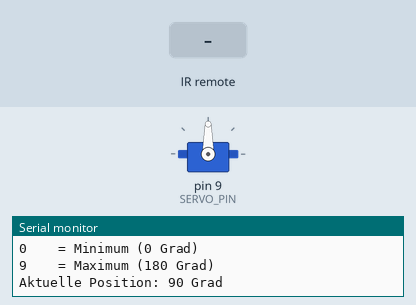
Recording of a sketch running on a simulated Arduino Uno, built with avr-gcc and run on an emulated ATmega328P. Shown: servo, the last lines printed to the serial monitor. The test bench sets the inputs (shaded band).

Above: at 1.3 s.
1.4 s: infrared code 0xE0 received
At 2.3 s:
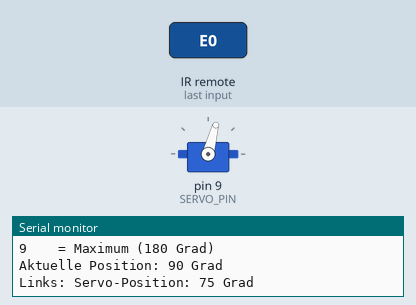
2.9 s: infrared code 0x68 received
At 3.5 s:
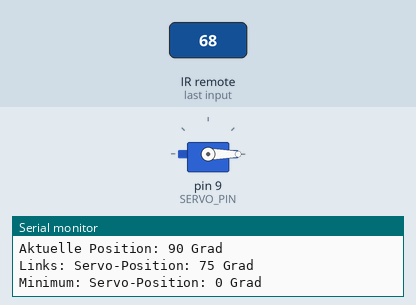
4.4 s: infrared code 0x52 received
At 5.6 s:
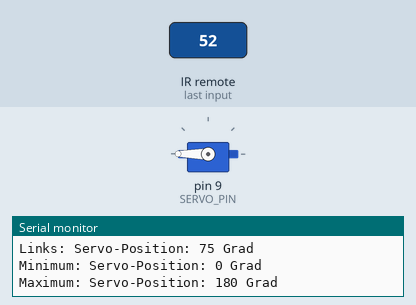
5.9 s: infrared code 0xE0 received
At 6.9 s:
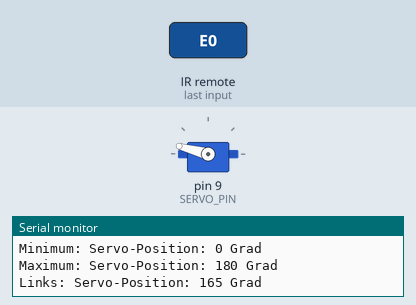
Timing chart, 0 to 8.4 s (numbered marks = the images above; inputs shaded):
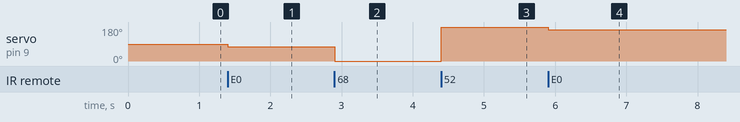

The sketch:

challenge4_servo.ino
```cpp
// I08 Challenge 4: Servo mit IR-Fernbedienung steuern
// PREV/NEXT Tasten bewegen den Servo links/rechts

#include <IRremote.h>
#include <Servo.h>

// IR-Empfaenger an Pin 7
#define IR_PIN 7

// Servo an PWM-faehigem Pin 9
#define SERVO_PIN 9

// Servo-Objekt erstellen
Servo servo;

// Aktuelle Servo-Position (0-180 Grad)
int position = 90;  // Mittelstellung

// Schrittweite fuer Bewegung
#define SCHRITT 15

// IR-Tasten-Codes (Wokwi Fernbedienung, NEC-Protokoll)
#define KEY_PREV  0xE0   // Links drehen
#define KEY_NEXT  0x90   // Rechts drehen
#define KEY_PLAY  0xA8   // Mitte (90 Grad)
#define KEY_0     0x68   // Minimum (0 Grad)
#define KEY_9     0x52   // Maximum (180 Grad)

void setup() {
    Serial.begin(9600);

    // Servo initialisieren
    servo.attach(SERVO_PIN);

    // IR-Empfaenger initialisieren
    IrReceiver.begin(IR_PIN, ENABLE_LED_FEEDBACK);

    // Servo in Mittelstellung bringen
    servo.write(position);

    Serial.println("I08 Challenge 4: Servo-Steuerung");
    Serial.println("--------------------------------");
    Serial.println("PREV = Links drehen");
    Serial.println("NEXT = Rechts drehen");
    Serial.println("PLAY = Mitte (90 Grad)");
    Serial.println("0    = Minimum (0 Grad)");
    Serial.println("9    = Maximum (180 Grad)");
    Serial.println();
    Serial.print("Aktuelle Position: ");
    Serial.print(position);
    Serial.println(" Grad");
}

void bewegeServo(int neuePosition) {
    // Grenzen pruefen
    if (neuePosition < 0) neuePosition = 0;
    if (neuePosition > 180) neuePosition = 180;

    // Position speichern und setzen
    position = neuePosition;
    servo.write(position);

    // Im Serial Monitor anzeigen
    Serial.print("Servo-Position: ");
    Serial.print(position);
    Serial.println(" Grad");
}

void loop() {
    // Pruefen ob IR-Signal empfangen wurde
    if (IrReceiver.decode()) {

        // Nur bekannte Protokolle verarbeiten
        if (IrReceiver.decodedIRData.protocol != UNKNOWN) {

            uint8_t command = IrReceiver.decodedIRData.command;

            switch (command) {
                case KEY_PREV:
                    // Links drehen (Winkel verringern)
                    Serial.print("Links: ");
                    bewegeServo(position - SCHRITT);
                    break;

                case KEY_NEXT:
                    // Rechts drehen (Winkel erhoehen)
                    Serial.print("Rechts: ");
                    bewegeServo(position + SCHRITT);
                    break;

                case KEY_PLAY:
                    // Mittelstellung
                    Serial.print("Mitte: ");
                    bewegeServo(90);
                    break;

                case KEY_0:
                    // Minimum-Position
                    Serial.print("Minimum: ");
                    bewegeServo(0);
                    break;

                case KEY_9:
                    // Maximum-Position
                    Serial.print("Maximum: ");
                    bewegeServo(180);
                    break;

                default:
                    // Andere Tasten ignorieren
                    break;
            }
        }

        // Empfaenger fuer naechstes Signal vorbereiten
        IrReceiver.resume();
    }
}
```

Measured:
- after the input at 1.4 s, servo on pin 9 (SERVO_PIN): 90° → 75° at once
- after the input at 2.9 s, servo on pin 9 (SERVO_PIN): 75° → 0° at once
- after the input at 4.4 s, servo on pin 9 (SERVO_PIN): 0° → 180° at once
- after the input at 5.9 s, servo on pin 9 (SERVO_PIN): 180° → 165° at once
